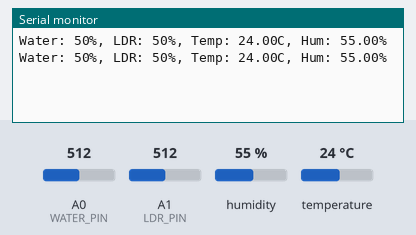
Simulated run of this program. Board: Arduino Uno, built with avr-gcc and run on an emulated ATmega328P. Shown: the last lines printed to the serial monitor. The test bench sets the inputs (shaded band); at power-on: humidity 55 %, A0 (WATER_PIN) = 512, A1 (LDR_PIN) = 512, temperature 24 °C.

Above: at 2.8 s.
2.9 s: humidity set to 22 %
At 5.0 s:
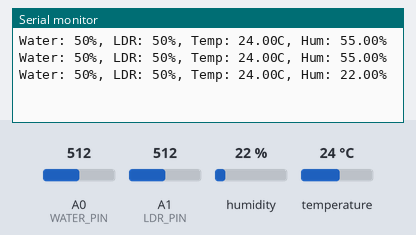
5.6 s: A0 (WATER_PIN) set to 716
At 6.8 s:
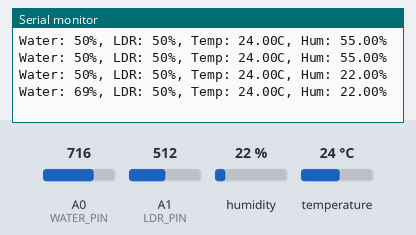
8.3 s: A1 (LDR_PIN) set to 716
At 10.8 s:
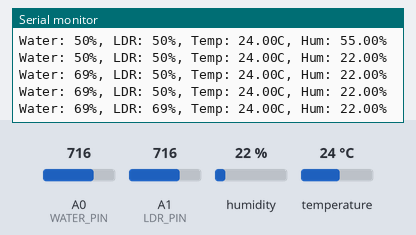
11.0 s: temperature set to 12 °C
At 13.3 s:
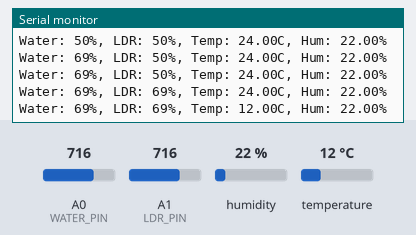
13.7 s: A0 (WATER_PIN) set to 992
At 15.3 s:
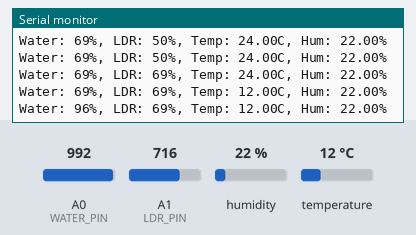
16.4 s: A1 (LDR_PIN) set to 992
At 18.4 s:
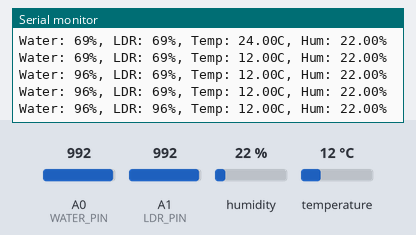
Timing chart, 0 to 19.9 s (numbered marks = the images above; inputs shaded):
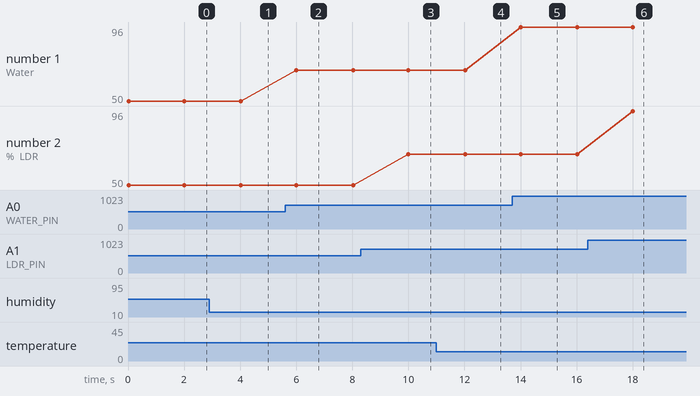

The program:

main.cpp
```cpp
#include <Arduino.h>
#include <DHT.h>
#include <Wire.h>
#include <string.h>

namespace {
const uint8_t I2C_ADDR = 0x12;
const uint8_t WATER_PIN = A0;
const uint8_t LDR_PIN = A1;
const uint8_t DHT_PIN = 8;
const uint8_t DHT_TYPE = DHT11; // Change to DHT22 if needed.
const unsigned long SAMPLE_INTERVAL_MS = 2000;

struct SamplePayload {
  uint8_t water_pct;
  uint8_t ldr_pct;
  int16_t temp_c_x10;
  int16_t hum_x10;
};

DHT dht(DHT_PIN, DHT_TYPE);

SamplePayload lastSample = {0, 0, 0, 0};
volatile uint8_t payloadBytes[sizeof(SamplePayload)];
unsigned long lastSampleMs = 0;

uint8_t analogToPercent(int raw) {
  raw = constrain(raw, 0, 1023);
  return static_cast<uint8_t>(map(raw, 0, 1023, 0, 100));
}

int16_t toFixed10(float value) {
  if (value >= 0.0f) {
    return static_cast<int16_t>(value * 10.0f + 0.5f);
  }
  return static_cast<int16_t>(value * 10.0f - 0.5f);
}

void updatePayload(const SamplePayload &sample) {
  noInterrupts();
  memcpy((void *)payloadBytes, &sample, sizeof(SamplePayload));
  interrupts();
}

void onI2CRequest() {
  Wire.write((const uint8_t *)payloadBytes, sizeof(SamplePayload));
}

void sampleSensors() {
  SamplePayload sample = lastSample;

  sample.water_pct = analogToPercent(analogRead(WATER_PIN));
  sample.ldr_pct = analogToPercent(analogRead(LDR_PIN));

  float humidity = dht.readHumidity();
  float temperature = dht.readTemperature();

  if (!isnan(humidity) && !isnan(temperature)) {
    sample.temp_c_x10 = toFixed10(temperature);
    sample.hum_x10 = toFixed10(humidity);
  }

  lastSample = sample;
  updatePayload(sample);
}
} // namespace

void setup() {
  Serial.begin(9600);
  dht.begin();

  Wire.begin(I2C_ADDR);
  Wire.onRequest(onI2CRequest);

  lastSampleMs = millis() - SAMPLE_INTERVAL_MS;
  updatePayload(lastSample);
}

void loop() {
  unsigned long now = millis();
  if (now - lastSampleMs >= SAMPLE_INTERVAL_MS) {
    lastSampleMs = now;
    sampleSensors();

    Serial.print("Water: ");
    Serial.print(lastSample.water_pct);
    Serial.print("%, LDR: ");
    Serial.print(lastSample.ldr_pct);
    Serial.print("%, Temp: ");
    Serial.print(lastSample.temp_c_x10 / 10.0f);
    Serial.print("C, Hum: ");
    Serial.print(lastSample.hum_x10 / 10.0f);
    Serial.println("%");
  }
}
```

Measured:
- after the input at 2.9 s, the serial monitor: prints a new line after 1.1 s (image 1)
- after the input at 5.6 s, the serial monitor: prints a new line after 0.40 s (image 2)
- after the input at 8.3 s, the serial monitor: prints a new line after 1.7 s (image 3)
- after the input at 11.0 s, the serial monitor: prints a new line after 1.0 s (image 4)
- after the input at 13.7 s, the serial monitor: prints a new line after 0.30 s (image 5)
- after the input at 16.4 s, the serial monitor: prints a new line after 1.6 s (image 6)
- plotted number 1: 50 → 69 after the input at 5.6 s, 69 → 96 after the input at 13.7 s
